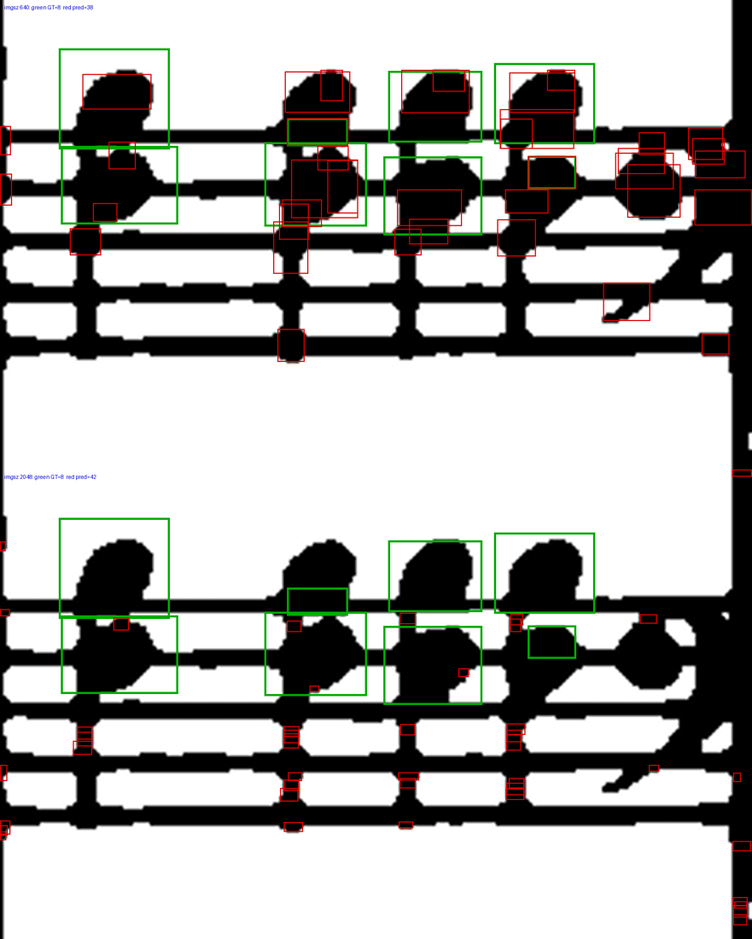
#> input picture benchmarks/omr-imgsz-sweep-2026-08/evidence/cell-predictions-640-vs-2048.png, 752 x 939 px, shrunk from 881 x 1100 before the run
$ python staff_rows.py --img ../../omr-imgsz-sweep-2026-08/evidence/cell-predictions-640-vs-2048.png
#> lines starting #> are read from the running program, lines starting #| are printed output that depends on the picture
"""Find the STAFF LINES in an extracted system crop, by ink row profile.

⚠️ Eyeballing which staff a notehead sits on is exactly the mistake this repo
has paid for twice (`_refit_misaligned_group`, and the hairpin attribution).
The crops are bitonal scans of a 19th-century plate, so a staff line is a row
of ink running most of the width -- countable, not a matter of opinion.

Prints one line per detected five-line group, so a note's y can be turned into
a staff and a STEP by hand afterwards with `--y`.
"""

from __future__ import annotations

import argparse
import sys

import numpy as np
from PIL import Image


def line_rows(img, frac=0.55):
    a = np.asarray(img.convert("L"))
    ink = (a < 128).mean(axis=1)
    return ink, np.where(ink > frac)[0]


def groups(rows, gap=4):
    out, cur = [], []
    for r in rows:
        if cur and r - cur[-1] > gap:
            out.append(cur)
            cur = []
        cur.append(r)
    if cur:
        out.append(cur)
    return [float(np.mean(g)) for g in out]


def staves_from_rows(ys, min_rows=4):
    """Group detected line rows into five-line staves by the GAP between them.

    ⚠️ A greedy "take the next five rows whose gaps agree" scan fails the moment
    ONE line of a staff is faint -- it then eats a row from the staff below and
    every staff after it is off by one. Measured on the committed crops it found
    9 staves of 11 and silently renumbered the rest, which would have named the
    wrong instrument for every bar adjudicated after it.

    A staff's own lines sit one SPACING apart; the gap to the next staff is
    several times that, so the split is a cliff and not a threshold. A group of
    four rows is a staff with one faint line: the missing row is RECONSTRUCTED
    from the group's own regular spacing rather than dropped, because dropping
    it is what renumbers everything below.
    """
    if len(ys) < min_rows:
        return []
    gaps = sorted(np.diff(ys))
    intra = float(np.median(gaps[:max(1, int(0.6 * len(gaps)))]))
    groups, cur = [], [ys[0]]
    for a, b in zip(ys, ys[1:]):
        if b - a > 2.0 * intra:
            groups.append(cur)
            cur = []
        cur.append(b)
    groups.append(cur)

    out = []
    for g in groups:
        if len(g) == 5:
            out.append(g)
        elif len(g) == 4:
            sp = (g[-1] - g[0]) / 3.0
            # Which of the five rows is missing: the one whose slot has no row.
            d = np.diff(g)
            k = int(np.argmax(d))
            if d[k] > 1.5 * sp * 3 / 4:          # a doubled gap inside the group
                g = g[:k + 1] + [g[k] + d[k] / 2.0] + g[k + 1:]
            else:                                 # an END line is missing
                g = g + [g[-1] + sp] if True else g
            out.append(g[:5] if len(g) >= 5 else g)
    return [g for g in out if len(g) == 5]


def main():
    ap = argparse.ArgumentParser(description=__doc__)
    ap.add_argument("--img", required=True)
    ap.add_argument("--frac", type=float, default=0.55)
    ap.add_argument("--y", type=float, action="append", default=[],
                    help="a notehead centre y in crop pixels; reported as a step")
    a = ap.parse_args()

    im = Image.open(a.img)
#> im is the input picture: PIL image 752x939 RGB; mean R, G, B 170.2, 170, 167.7
    ink, rows = line_rows(im, a.frac)
#> in line_rows, `a = np.asarray(img.convert("L"))`:
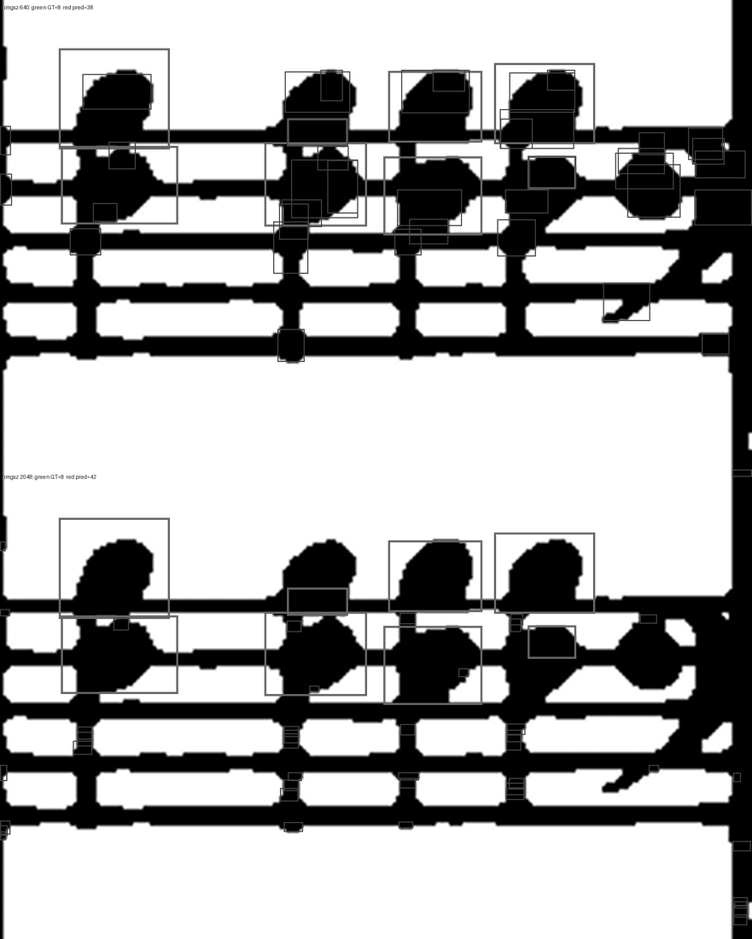
#> a: shape (939, 752); min 0, max 255, mean 169.8
#> in line_rows, `ink = (a < 128).mean(axis=1)`: ink = 939 values, max 1 at index 130, min 0.0266 at index 433, mean 0.339
#> rows = 212 values from 127 to 825
    ys = groups(rows)
#> the loop in groups, `for r in rows:` made 212 passes
#> r on passes 1 to 3: 127, 128, 129
#> after the loop in groups, `for r in rows:`: cur = [806, 807, 808, 809, 810, 811, 812, 813, 814, 815, 816, 817, 818, 819, 820, 821, 822, 823, 824, 825]; out = 9 items
#> ys = [134.5, 186, 241, 292.5, 345.5, 604, 655, 710.5, 762.5, 815.5]
    if len(ys) < 5:
        print(f"DEAD: only {len(ys)} line-like rows at frac={a.frac}",
              file=sys.stderr)
        return 2

    staves = staves_from_rows(ys)
#> in staves_from_rows, `gaps = sorted(np.diff(ys))`: gaps = [51, 51.5, 51.5, 52, 53, 53, 55, 55.5, 258.5]
#> in staves_from_rows, `intra = float(np.median(gaps[:max(1, int(0.6 * len(gaps)))]))`: intra = 51.5
#> in staves_from_rows, `groups, cur = [], [ys[0]]`: groups = []; cur = [134.5]
#> the loop in staves_from_rows, `for a, b in zip(ys, ys[1:]):` made 9 passes
#> (a, b) on passes 1 to 9: (134.5, 186), (186, 241), (241, 292.5), (292.5, 345.5), (345.5, 604), (604, 655), (655, 710.5), (710.5, 762.5), (762.5, 815.5)
#> after the loop in staves_from_rows, `for a, b in zip(ys, ys[1:]):`: groups = [[134.5, 186, 241, 292.5, 345.5]]
#> the loop in staves_from_rows, `for g in groups:` made 2 passes
#> g on passes 1 to 2: [134.5, 186, 241, 292.5, 345.5], [604, 655, 710.5, 762.5, 815.5]
#> after the loop in staves_from_rows, `for g in groups:`: out = [[134.5, 186, 241, 292.5, 345.5], [604, 655, 710.5, 762.5, 815.5]]
#> staves has the same summary as out in staves_from_rows
    print(f"REACH  {im.size[0]}x{im.size[1]}  line-rows={len(ys)}  "
          f"five-line staves={len(staves)}")
#| REACH  752x939  line-rows=10  five-line staves=2
    for k, s in enumerate(staves):
        sp = (s[4] - s[0]) / 4.0
        print(f"  staff {k}: top={s[0]:.1f} bottom={s[4]:.1f} spacing={sp:.2f} "
              f"lines={[round(v, 1) for v in s]}")
#> this loop made 2 passes
#> (s, sp) on passes 1 to 2: ([134.5, 186, 241, 292.5, 345.5], 52.75), ([604, 655, 710.5, 762.5, 815.5], 52.88)
#|   staff 0: top=134.5 bottom=345.5 spacing=52.75 lines=[134.5, 186.0, 241.0, 292.5, 345.5]
#|   staff 1: top=604.0 bottom=815.5 spacing=52.88 lines=[604.0, 655.0, 710.5, 762.5, 815.5]

    for y in a.y:
        print(f"\n  y={y}")
        for k, s in enumerate(staves):
            sp = (s[4] - s[0]) / 4.0
            step = (s[4] - y) / (sp / 2.0)
            if -14 <= step <= 22:
                print(f"     on staff {k}: step {step:+.2f} "
                      f"({'inside' if 0 <= step <= 8 else 'outside'} the staff)")
    return 0


if __name__ == "__main__":
    sys.exit(main())
#> (the program exits here)
